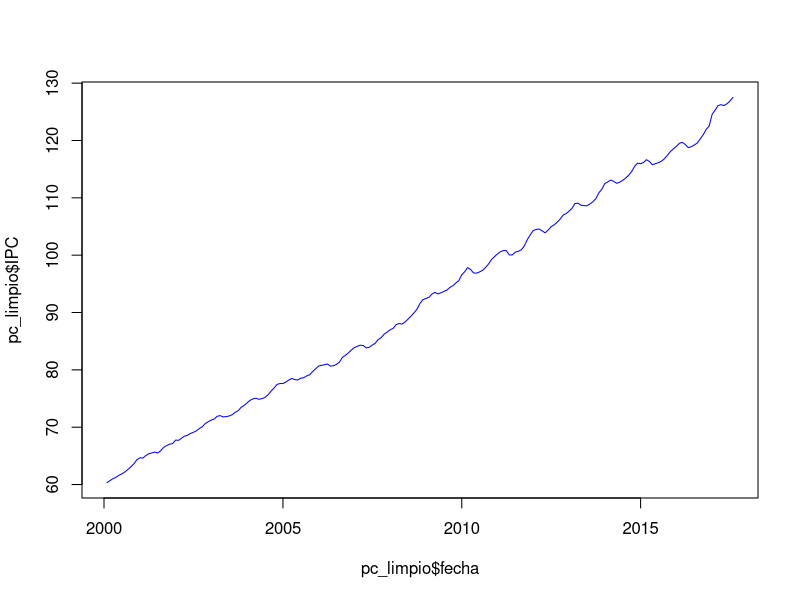
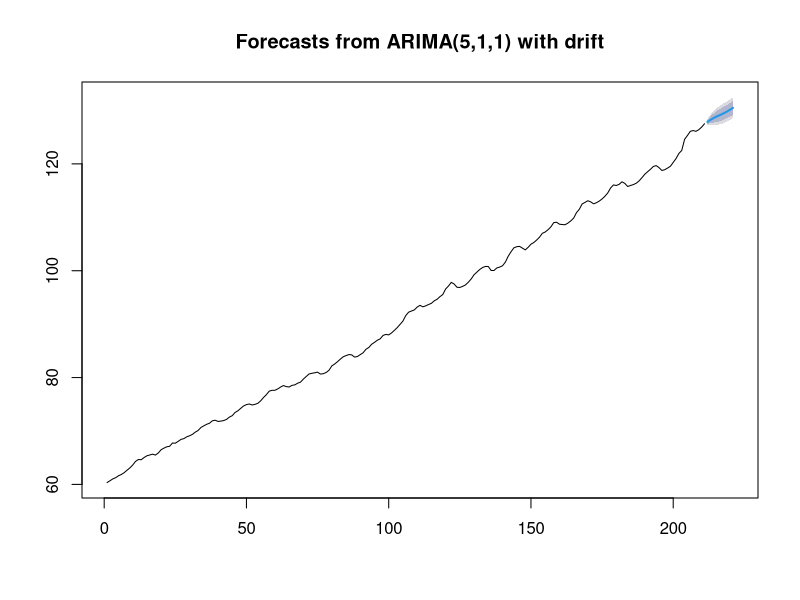

Source code (R) for these figures, in order:
## Clase 2. Manipulación de datos


## Carga de información

read.csv(file = "2 manipulacion_datos/BIE_BIE20171005185547.csv") ## Función para leer archivos csv

## El archivo csv no se puede leer o se ve un poco extraño
## Para arreglarlo, nos brincamos las primeras tres líneas


df <-read.csv(file = "2 manipulacion_datos/BIE_BIE20171005185547.csv", skip = 3, header = T)

## Una vez que se pudo leer el archivo, vemos las dimensiones

dim(df)

View(df)

## Cambiar los nombres

names(df) <- 1:ncol(df) ## Funcion que cambia los nombres names(x) <- y

## Instalar la libreria de manipulación de información
# install.packages("dplyr")

## Cargar la libreria de manipulación de información
library(dplyr)

## Seleccionamos columnas con la función "select"
pc <- df %>% select("1", "2") ## elegimos la columna de fechas y IPC

## Hay más formas de elegir columnas
pc$`1`
pc$`2`

## Vemos que hay información no últil en los últimos renglones

pc_limpio <-pc[1:211, 1:2 ] ## Funciona como una matriz (primero renglon, luego columnas)
## Elijo desde el renglón 1 hasta el 211 porque en después hay basura de información
## También elijo la columna 1 a 2


## Al fin tenemos el archivo limpio!!

names(pc_limpio) <- c("fecha", "IPC") ## Renombramos las variables

## Empezar el análisis

## Paso 1.Funciones resumen

summary(pc_limpio) ## Estadistica descriptiva

## Que tipo de información tiene nuestra tabla?
## Integer
## Float
## Character...

## Funcion para obtener cada clase de una tabla
lapply(pc_limpio, class)

## Paso 2. Cambiar formato de fecha

pc_limpio$fecha<-as.Date(paste(pc_limpio$fecha,1,sep="/"), "%Y/%m/%d")

class(pc_limpio$fecha) ## Qué formato tiene mi columna?
## Pudimos cambiar el formato de fecha

## Gráfica de línea
plot(x = pc_limpio$fecha, 
     y = pc_limpio$IPC, 
     type = "l",
     col = "blue")

## Haciendo la predicción del modelo (ARIMA)


library(forecast)
fit <-auto.arima(pc_limpio$IPC)
summary(fit)

# Acf(residuals(fit))
plot(forecast(fit))

## Advertencia: auto.arima NO es un modelo formal,
## un econometra de verdad tiene que realizar y analizar el modelo



